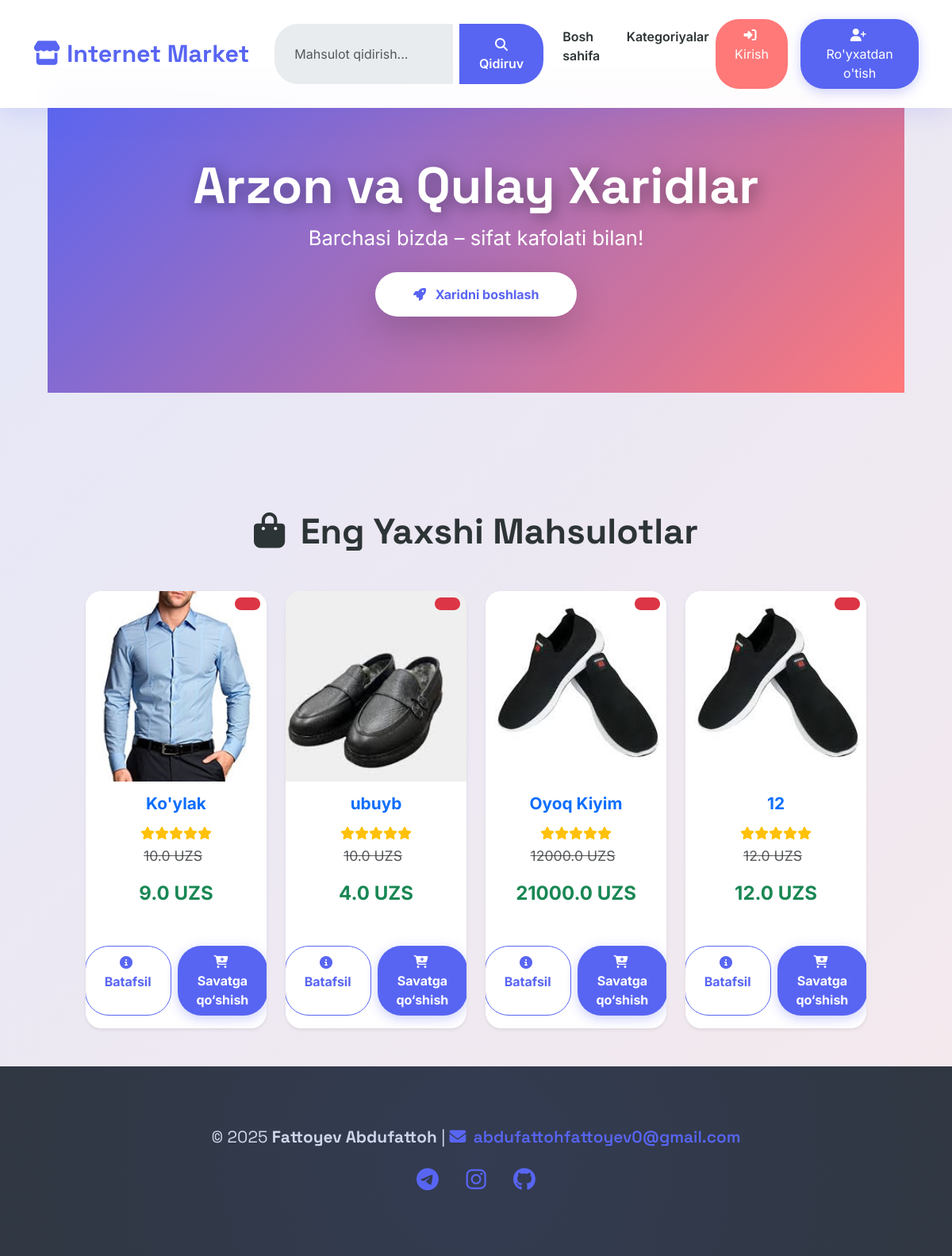
The page / on the database its author committed.
### products/models.py (models this page shows, shortened)
class Product(BaseModel):
    category=models.ForeignKey(Category,on_delete=models.CASCADE)
    title=models.CharField(max_length=255,null=False,blank=False)
    original_price=models.FloatField(null=False,blank=False)
    selling_price=models.FloatField(null=True,blank=True)
    cover_pic=models.ImageField(upload_to="products/",null=False,blank=False)
    small_description=models.CharField(max_length=300)
    description=models.TextField(null=True,blank=True)
    tags=models.CharField(max_length=100,null=True,blank=True)
    quantity=models.IntegerField(default=0)

### products/views.py (the view)
# urls.py: path("",home_page,name="home"),
def home_page(request):
    products = Product.objects.all()
    context={
        "products":products
    }
    return render(request,"home.html",context)

### templates/home.html (shortened to what this page needs)
{% extends 'base.html' %}
{% load static %}
{% block content %}
    <header class="py-5 position-relative overflow-hidden" style="background: linear-gradient(135deg, #5865f2, #ff7979);" data-aos="fade-in" data-aos-duration="1200">
        <div class="container px-4 px-lg-5 my-5 text-center text-white">
            <h1 class="display-3 fw-bold animate__animated animate__fadeInDown" style="font-family: 'Space Grotesk', sans-serif; text-shadow: 4px 4px 20px rgba(0, 0, 0, 0.4);">
                Arzon va Qulay Xaridlar
            </h1>
            <p class="lead fw-normal text-white-75 mb-4 animate__animated animate__fadeInUp" style="font-size: 1.6rem; font-family: 'Inter', sans-serif;">
                Barchasi bizda – sifat kafolati bilan!
            </p>
            <a href="#products" class="btn btn-light shadow-lg px-5 py-3 fw-bold animate__animated animate__zoomIn" style="border-radius: 50px; transition: all 0.4s ease; background: #fff; color: #5865f2;" data-aos="zoom-in" data-aos-delay="300">
                <i class="fas fa-rocket me-2"></i> Xaridni boshlash
            </a>
        </div>
        <div class="wave-bg" style="position: absolute; bottom: 0; left: 0; width: 100%; height: 80px; background: url('{% static "images/wave.svg" %}') repeat-x; opacity: 0.2; animation: waveMove 10s infinite linear;"></div>
    </header>
    <section class="py-5" id="products">
        <div class="container px-4 px-lg-5 mt-5">
            <h2 class="text-center fw-bold mb-5" style="color: #2d3436; font-size: 2.8rem; font-family: 'Space Grotesk', sans-serif;" data-aos="fade-up" data-aos-duration="800">
                <i class="fas fa-shopping-bag me-2"></i> Eng Yaxshi Mahsulotlar
            </h2>
            <div class="row row-cols-1 row-cols-md-3 row-cols-lg-4 g-4">
                {% for product in products %}
                <div class="col" data-aos="fade-up" data-aos-duration="1000">
                    <div class="card h-100 border-0 shadow-sm product-card position-relative">
                        <span class="badge bg-danger position-absolute top-0 end-0 m-2 px-3 py-2 rounded-pill" style="font-size: 0.9rem; transition: transform 0.3s ease;">
                        </span>
                        <div class="product-img-wrapper">
                            <img class="card-img-top" src="{{ product.cover_pic.url }}" alt="{{ product.name }}" />
                        </div>
                        <div class="card-body text-center">
                            <h5 class="fw-bolder text-primary mb-3" style="font-family: 'Inter', sans-serif; font-size: 1.3rem; transition: color 0.3s ease;">{{ product.title }}</h5>
                            <div class="d-flex justify-content-center small text-warning mb-2">
                                {% for i in "12345" %}
                                <i class="fas fa-star" style="font-size: 1rem;"></i>
                                {% endfor %}
                            </div>
                            <p class="text-muted text-decoration-line-through me-2" style="font-size: 1.1rem;">{{ product.original_price }} UZS</p>
                            <p class="fw-bold text-success fs-4" style="font-family: 'Inter', sans-serif;">{{ product.selling_price }} UZS</p>
                        </div>
                        <div class="card-footer bg-transparent border-0 text-center py-3 d-flex justify-content-center gap-2">
                            <a href="{% url 'detail_product' product.id %}" class="btn btn-outline-primary px-4 py-2 fw-bold" style="border-radius: 30px; transition: all 0.4s ease;">
                                <i class="fas fa-info-circle me-1"></i> Batafsil
                            </a>
                            <a href="{% url 'add_cart' product.id %}" class="btn btn-primary px-4 py-2 fw-bold add-to-cart-btn"
                               style="border-radius: 30px; transition: all 0.4s ease;">
                                <i class="fas fa-cart-plus me-1"></i> Savatga qo‘shish
                            </a>
                        </div>
                    </div>
                </div>
                {% endfor %}
            </div>
        </div>
    </section>
    <link rel="stylesheet" href="https://cdn.jsdelivr.net/npm/bootstrap-icons/font/bootstrap-icons.css">
    <link rel="stylesheet" href="https://cdnjs.cloudflare.com/ajax/libs/animate.css/4.1.1/animate.min.css">
    <link rel="stylesheet" href="https://cdnjs.cloudflare.com/ajax/libs/font-awesome/6.4.2/css/all.min.css">
{% endblock content %}

### templates/base.html (shortened to what this page needs)
<!DOCTYPE html>
{% load static %}
<html lang="uz">
<head>
    <link href="https://cdn.jsdelivr.net/npm/bootstrap@5.3.3/dist/css/bootstrap.min.css" rel="stylesheet">
    <link rel="stylesheet" href="https://cdnjs.cloudflare.com/ajax/libs/font-awesome/6.4.2/css/all.min.css">
    <link rel="stylesheet" href="https://cdnjs.cloudflare.com/ajax/libs/animate.css/4.1.1/animate.min.css">
    <link href="https://unpkg.com/aos@2.3.1/dist/aos.css" rel="stylesheet">
</head>
<body>
<nav class="navbar navbar-expand-lg" data-aos="fade-down" data-aos-duration="1000">
    <div class="container">
        <a class="navbar-brand" href="{% url 'home' %}"><i class="fas fa-store me-2"></i>Internet Market</a>
        <div class="collapse navbar-collapse" id="navbarNav">
            <form class="d-flex mx-3 flex-grow-1" role="search" method="GET" action="{% url 'search_product' %}" data-aos="fade-right" data-aos-delay="300">
                <input class="form-control me-2" type="search" placeholder="Mahsulot qidirish..." name="q" aria-label="Search">
                <button class="btn btn-light" type="submit"><i class="fas fa-search"></i> Qidiruv</button>
            </form>
            <ul class="navbar-nav ms-auto" data-aos="fade-left" data-aos-delay="500">
                <li class="nav-item">
                    <a class="nav-link" href="{% url 'home' %}">Bosh sahifa</a>
                </li>
                <li class="nav-item">
                    <a class="nav-link" href="{% url 'categories' %}">Kategoriyalar</a>
                </li>
                {% if request.user.is_authenticated %}
                <li class="nav-item dropdown px-3">
                    <a class="nav-link dropdown-toggle" href="#" data-bs-toggle="dropdown">
                        <i class="fas fa-user me-1"></i> {{ request.user.username }}
                    </a>
                    <ul class="dropdown-menu">
                        <li><a class="dropdown-item" href="#"><i class="fas fa-user-circle me-2"></i> Profil</a></li>
                        <li><a class="dropdown-item" href="{% url 'logout' %}"><i class="fas fa-sign-out-alt me-2"></i> Chiqish</a></li>
                        <li><hr class="dropdown-divider"></li>
                        {% if request.user.is_superuser or request.user.is_admin %}
                        <li><a class="dropdown-item" href="{% url 'add_product' %}"><i class="fas fa-plus me-2"></i> Mahsulot qo'shish</a></li>
                        <li><a class="dropdown-item" href="{% url 'categories_add' %}"><i class="fas fa-folder-plus me-2"></i> Kategoriya qo'shish</a></li>
                        {% endif %}
                    </ul>
                </li>
                {% else %}
                <li class="nav-item d-flex gap-2">
                    <a class="btn btn-danger me-2 px-4 py-2" href="{% url 'login' %}" data-aos="zoom-in" data-aos-delay="700"><i class="fas fa-sign-in-alt me-1"></i> Kirish</a>
                    <a class="btn btn-primary px-4 py-2" href="{% url 'register' %}" data-aos="zoom-in" data-aos-delay="900"><i class="fas fa-user-plus me-1"></i> Ro'yxatdan o'tish</a>
                </li>
                {% endif %}
            </ul>
        </div>
    </div>
</nav>
<div class="container mt-5">
    {% block content %}
    {% endblock content %}
</div>
<footer class="footer mt-auto" data-aos="fade-up" data-aos-duration="1000">
    <div class="container text-center py-4">
        <p class="mb-3" style="font-family: 'Space Grotesk', sans-serif; font-size: 1.3rem;">
            © 2025 <b>Fattoyev Abdufattoh</b> |
            <a href="mailto:abdufattohfattoyev0@gmail.com"><i class="fas fa-envelope me-1"></i> abdufattohfattoyev0@gmail.com</a>
        </p>
        <div class="social-icons">
            <a href="#" target="_blank"><i class="fab fa-telegram"></i></a>
            <a href="#" target="_blank"><i class="fab fa-instagram"></i></a>
            <a href="#" target="_blank"><i class="fab fa-github"></i></a>
        </div>
    </div>
</footer>
</body>
</html>

### templates/base.html (style rules this page uses)
body { font-family: 'Inter', sans-serif; background: #f4f7fa; color: #2d3436; min-height: 100vh; display: flex; flex-direction: column; overflow-x: hidden; position: relative; animation: fadeInBody 1s ease-in-out; }
body::before { content: ''; position: fixed; top: 0; left: 0; width: 100%; height: 100%; background: linear-gradient(135deg, rgba(88, 101, 242, 0.1), rgba(255, 121, 121, 0.1)); z-index: -2; animation: gradientShift 20s infinite ease-in-out; }
.navbar { background: rgba(255, 255, 255, 0.98); backdrop-filter: blur(15px); padding: 1.5rem 0; position: fixed; top: 0; width: 100%; z-index: 1030; box-shadow: 0 5px 25px rgba(0, 0, 0, 0.05); transition: all 0.3s ease; }
.navbar-brand { font-size: 1.9rem; font-weight: 800; color: #5865f2 !important; font-family: 'Space Grotesk', sans-serif; transition: all 0.4s ease; }
.nav-link { color: #2d3436 !important; font-weight: 600; padding: 10px 20px; border-radius: 30px; transition: all 0.4s ease; position: relative; overflow: hidden; }
.nav-link::after { content: ''; position: absolute; bottom: 0; left: 0; width: 100%; height: 2px; background: #5865f2; transform: scaleX(0); transform-origin: bottom right; transition: transform 0.3s ease-out; }
.form-control { border-radius: 30px 0 0 30px; border: none; padding: 14px 25px; background: #e9ecef; color: #2d3436; transition: all 0.4s ease; }
.btn-light { border-radius: 0 30px 30px 0; background: #5865f2; color: #fff; border: none; padding: 14px 25px; font-weight: 600; transition: all 0.4s ease; }
.container.mt-5 { flex: 1; padding: 0 30px; margin-top: 100px !important; }
.footer { background: #2d3436; padding: 50px 0; color: #dfe6e9; position: relative; overflow: hidden; animation: fadeInFooter 1s ease-in-out; }
.footer a { color: #5865f2; font-weight: 600; text-decoration: none; transition: all 0.4s ease; }
.footer .social-icons a { font-size: 1.8rem; margin: 0 15px; transition: all 0.4s ease; }
.footer::after { content: ''; position: absolute; top: -60%; left: -60%; width: 220%; height: 220%; background: radial-gradient(circle, rgba(88, 101, 242, 0.15) 0%, rgba(45, 52, 54, 0) 80%); animation: rotateGradient 18s infinite linear; }
.btn-danger { background: #ff7979; border: none; border-radius: 30px; padding: 12px 30px; transition: all 0.4s ease; }
.btn-primary { background: #5865f2; border: none; border-radius: 30px; padding: 12px 30px; transition: all 0.4s ease; }

### templates/home.html (style rules this page uses)
.animate__animated { animation-duration: 1.2s; }
.wave-bg { animation: waveMove 10s infinite linear; }
.product-card { border-radius: 20px; transition: transform 0.4s ease, box-shadow 0.4s ease; background: #fff; overflow: hidden; }
.product-img-wrapper { overflow: hidden; height: 240px; background: #f4f7fa; }
.product-img-wrapper img { width: 100%; height: 100%; object-fit: cover; transition: transform 0.5s ease; }
.btn-primary { background: #5865f2; border: none; box-shadow: 0 4px 15px rgba(88, 101, 242, 0.3); }
.btn-outline-primary { border-color: #5865f2; color: #5865f2; }

### rows shown on the page
Product: cover_pic (picture), title "Ko'ylak", original_price "10.0", selling_price "9.0"
Product: cover_pic (picture), title "ubuyb", original_price "10.0", selling_price "4.0"
Product: cover_pic (picture), title "Oyoq Kiyim", original_price "12000.0", selling_price "21000.0"
Product: cover_pic (picture), title "12", original_price "12.0", selling_price "12.0"
